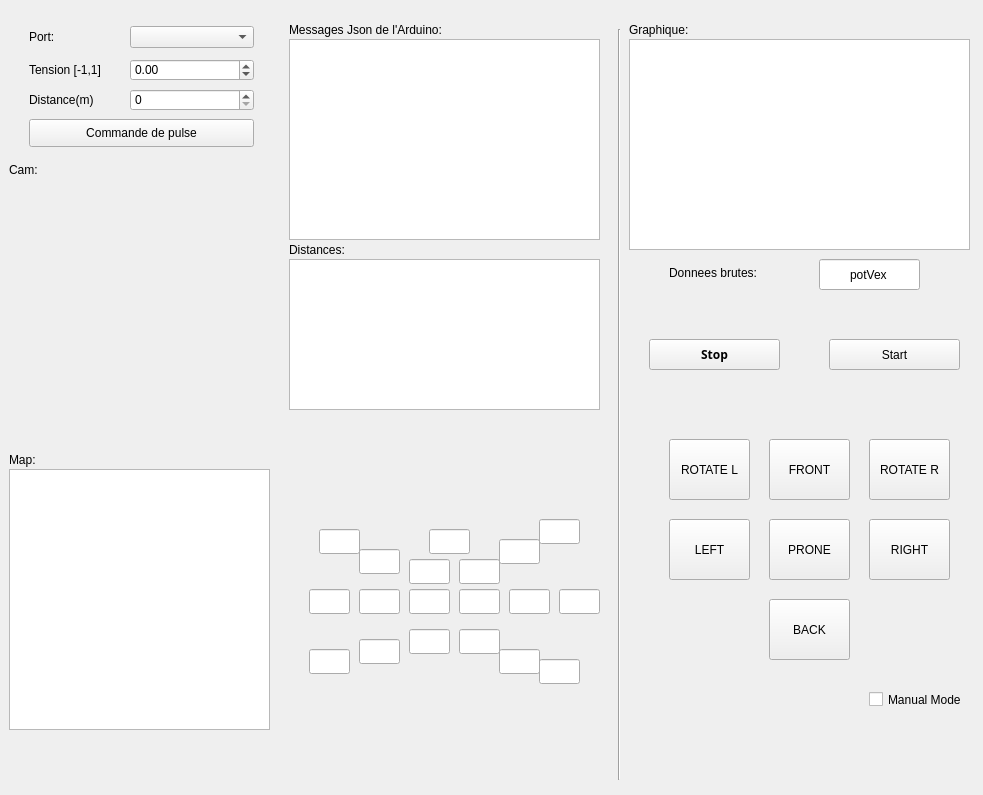
<?xml version="1.0" encoding="UTF-8"?>
<ui version="4.0">
 <class>MainWindow</class>
 <widget class="QMainWindow" name="MainWindow">
  <property name="geometry">
   <rect>
    <x>0</x>
    <y>0</y>
    <width>983</width>
    <height>795</height>
   </rect>
  </property>
  <property name="acceptDrops">
   <bool>false</bool>
  </property>
  <property name="windowTitle">
   <string>MANUS</string>
  </property>
  <widget class="QWidget" name="centralWidget">
   <layout class="QGridLayout" name="gridLayout">
    <property name="leftMargin">
     <number>9</number>
    </property>
    <property name="topMargin">
     <number>9</number>
    </property>
    <property name="bottomMargin">
     <number>9</number>
    </property>
    <item row="0" column="0">
     <widget class="QWidget" name="widget" native="true">
      <property name="font">
       <font>
        <pointsize>9</pointsize>
       </font>
      </property>
      <widget class="QLineEdit" name="JsonKey">
       <property name="geometry">
        <rect>
         <x>810</x>
         <y>250</y>
         <width>101</width>
         <height>31</height>
        </rect>
       </property>
       <property name="text">
        <string>potVex</string>
       </property>
       <property name="alignment">
        <set>Qt::AlignCenter</set>
       </property>
      </widget>
      <widget class="QLineEdit" name="Servo_4">
       <property name="geometry">
        <rect>
         <x>450</x>
         <y>550</y>
         <width>41</width>
         <height>25</height>
        </rect>
       </property>
      </widget>
      <widget class="QLabel" name="Distance_label">
       <property name="geometry">
        <rect>
         <x>20</x>
         <y>80</y>
         <width>94</width>
         <height>22</height>
        </rect>
       </property>
       <property name="text">
        <string>Distance(m)</string>
       </property>
      </widget>
      <widget class="QLabel" name="Map_label">
       <property name="geometry">
        <rect>
         <x>0</x>
         <y>440</y>
         <width>218</width>
         <height>22</height>
        </rect>
       </property>
       <property name="text">
        <string>Map:</string>
       </property>
       <property name="alignment">
        <set>Qt::AlignLeading|Qt::AlignLeft|Qt::AlignVCenter</set>
       </property>
      </widget>
      <widget class="QPushButton" name="BackButton">
       <property name="geometry">
        <rect>
         <x>760</x>
         <y>590</y>
         <width>81</width>
         <height>61</height>
        </rect>
       </property>
       <property name="text">
        <string>BACK</string>
       </property>
      </widget>
      <widget class="Line" name="line_3">
       <property name="geometry">
        <rect>
         <x>600</x>
         <y>20</y>
         <width>20</width>
         <height>751</height>
        </rect>
       </property>
       <property name="orientation">
        <enum>Qt::Vertical</enum>
       </property>
      </widget>
      <widget class="QLineEdit" name="Servo_11">
       <property name="geometry">
        <rect>
         <x>500</x>
         <y>580</y>
         <width>41</width>
         <height>25</height>
        </rect>
       </property>
      </widget>
      <widget class="QLineEdit" name="Servo_9">
       <property name="geometry">
        <rect>
         <x>400</x>
         <y>580</y>
         <width>41</width>
         <height>25</height>
        </rect>
       </property>
      </widget>
      <widget class="QLineEdit" name="Servo_3">
       <property name="geometry">
        <rect>
         <x>400</x>
         <y>550</y>
         <width>41</width>
         <height>25</height>
        </rect>
       </property>
      </widget>
      <widget class="QLineEdit" name="Servo_12">
       <property name="geometry">
        <rect>
         <x>550</x>
         <y>580</y>
         <width>41</width>
         <height>25</height>
        </rect>
       </property>
      </widget>
      <widget class="QComboBox" name="comboBoxPort">
       <property name="geometry">
        <rect>
         <x>121</x>
         <y>17</y>
         <width>124</width>
         <height>22</height>
        </rect>
       </property>
      </widget>
      <widget class="QLineEdit" name="Servo_8">
       <property name="geometry">
        <rect>
         <x>350</x>
         <y>580</y>
         <width>41</width>
         <height>25</height>
        </rect>
       </property>
      </widget>
      <widget class="QLineEdit" name="Servo_16">
       <property name="geometry">
        <rect>
         <x>450</x>
         <y>620</y>
         <width>41</width>
         <height>25</height>
        </rect>
       </property>
      </widget>
      <widget class="QPushButton" name="ProneButton">
       <property name="geometry">
        <rect>
         <x>760</x>
         <y>510</y>
         <width>81</width>
         <height>61</height>
        </rect>
       </property>
       <property name="sizePolicy">
        <sizepolicy hsizetype="Fixed" vsizetype="Fixed">
         <horstretch>0</horstretch>
         <verstretch>0</verstretch>
        </sizepolicy>
       </property>
       <property name="layoutDirection">
        <enum>Qt::LeftToRight</enum>
       </property>
       <property name="text">
        <string>PRONE</string>
       </property>
       <property name="iconSize">
        <size>
         <width>16</width>
         <height>16</height>
        </size>
       </property>
      </widget>
      <widget class="QGraphicsView" name="Map">
       <property name="enabled">
        <bool>true</bool>
       </property>
       <property name="geometry">
        <rect>
         <x>0</x>
         <y>460</y>
         <width>261</width>
         <height>261</height>
        </rect>
       </property>
      </widget>
      <widget class="QLineEdit" name="Servo_5">
       <property name="geometry">
        <rect>
         <x>490</x>
         <y>530</y>
         <width>41</width>
         <height>25</height>
        </rect>
       </property>
      </widget>
      <widget class="QPushButton" name="RightButton">
       <property name="geometry">
        <rect>
         <x>860</x>
         <y>510</y>
         <width>81</width>
         <height>61</height>
        </rect>
       </property>
       <property name="text">
        <string>RIGHT</string>
       </property>
      </widget>
      <widget class="QChartView" name="graph">
       <property name="geometry">
        <rect>
         <x>620</x>
         <y>30</y>
         <width>341</width>
         <height>211</height>
        </rect>
       </property>
      </widget>
      <widget class="QLineEdit" name="Servo_7">
       <property name="geometry">
        <rect>
         <x>300</x>
         <y>580</y>
         <width>41</width>
         <height>25</height>
        </rect>
       </property>
      </widget>
      <widget class="QLabel" name="Cam_label">
       <property name="geometry">
        <rect>
         <x>0</x>
         <y>150</y>
         <width>218</width>
         <height>22</height>
        </rect>
       </property>
       <property name="text">
        <string>Cam:</string>
       </property>
       <property name="alignment">
        <set>Qt::AlignLeading|Qt::AlignLeft|Qt::AlignVCenter</set>
       </property>
      </widget>
      <widget class="QPushButton" name="StartButton">
       <property name="geometry">
        <rect>
         <x>820</x>
         <y>330</y>
         <width>131</width>
         <height>31</height>
        </rect>
       </property>
       <property name="sizePolicy">
        <sizepolicy hsizetype="Fixed" vsizetype="Fixed">
         <horstretch>0</horstretch>
         <verstretch>0</verstretch>
        </sizepolicy>
       </property>
       <property name="font">
        <font>
         <pointsize>9</pointsize>
         <kerning>true</kerning>
        </font>
       </property>
       <property name="layoutDirection">
        <enum>Qt::LeftToRight</enum>
       </property>
       <property name="text">
        <string>Start</string>
       </property>
       <property name="iconSize">
        <size>
         <width>16</width>
         <height>16</height>
        </size>
       </property>
      </widget>
      <widget class="QLineEdit" name="Servo_2">
       <property name="geometry">
        <rect>
         <x>350</x>
         <y>540</y>
         <width>41</width>
         <height>25</height>
        </rect>
       </property>
      </widget>
      <widget class="QLineEdit" name="Servo_17">
       <property name="geometry">
        <rect>
         <x>490</x>
         <y>640</y>
         <width>41</width>
         <height>25</height>
        </rect>
       </property>
      </widget>
      <widget class="QLabel" name="Port_label">
       <property name="geometry">
        <rect>
         <x>20</x>
         <y>17</y>
         <width>94</width>
         <height>22</height>
        </rect>
       </property>
       <property name="text">
        <string>Port:</string>
       </property>
      </widget>
      <widget class="QPushButton" name="LeftButton">
       <property name="geometry">
        <rect>
         <x>660</x>
         <y>510</y>
         <width>81</width>
         <height>61</height>
        </rect>
       </property>
       <property name="text">
        <string>LEFT</string>
       </property>
      </widget>
      <widget class="QLineEdit" name="Servo_14">
       <property name="geometry">
        <rect>
         <x>350</x>
         <y>630</y>
         <width>41</width>
         <height>25</height>
        </rect>
       </property>
      </widget>
      <widget class="QPushButton" name="pulseButton">
       <property name="geometry">
        <rect>
         <x>20</x>
         <y>110</y>
         <width>225</width>
         <height>28</height>
        </rect>
       </property>
       <property name="text">
        <string>Commande de pulse</string>
       </property>
      </widget>
      <widget class="QLineEdit" name="Servo_19">
       <property name="geometry">
        <rect>
         <x>420</x>
         <y>520</y>
         <width>41</width>
         <height>25</height>
        </rect>
       </property>
      </widget>
      <widget class="QLabel" name="Donnees_label">
       <property name="geometry">
        <rect>
         <x>660</x>
         <y>250</y>
         <width>121</width>
         <height>28</height>
        </rect>
       </property>
       <property name="text">
        <string>Donnees brutes:</string>
       </property>
      </widget>
      <widget class="QLineEdit" name="Servo_18">
       <property name="geometry">
        <rect>
         <x>530</x>
         <y>650</y>
         <width>41</width>
         <height>25</height>
        </rect>
       </property>
      </widget>
      <widget class="QPushButton" name="Stop">
       <property name="geometry">
        <rect>
         <x>640</x>
         <y>330</y>
         <width>131</width>
         <height>31</height>
        </rect>
       </property>
       <property name="sizePolicy">
        <sizepolicy hsizetype="Minimum" vsizetype="Minimum">
         <horstretch>0</horstretch>
         <verstretch>0</verstretch>
        </sizepolicy>
       </property>
       <property name="maximumSize">
        <size>
         <width>200</width>
         <height>16777215</height>
        </size>
       </property>
       <property name="font">
        <font>
         <family>Sans Serif</family>
         <pointsize>9</pointsize>
         <weight>75</weight>
         <bold>true</bold>
         <underline>false</underline>
         <strikeout>false</strikeout>
        </font>
       </property>
       <property name="text">
        <string>Stop</string>
       </property>
      </widget>
      <widget class="QLabel" name="PWR_label">
       <property name="geometry">
        <rect>
         <x>20</x>
         <y>50</y>
         <width>94</width>
         <height>22</height>
        </rect>
       </property>
       <property name="text">
        <string>Tension [-1,1]</string>
       </property>
      </widget>
      <widget class="QLineEdit" name="Servo_15">
       <property name="geometry">
        <rect>
         <x>400</x>
         <y>620</y>
         <width>41</width>
         <height>25</height>
        </rect>
       </property>
      </widget>
      <widget class="QLineEdit" name="Servo_10">
       <property name="geometry">
        <rect>
         <x>450</x>
         <y>580</y>
         <width>41</width>
         <height>25</height>
        </rect>
       </property>
      </widget>
      <widget class="QLineEdit" name="Servo_6">
       <property name="geometry">
        <rect>
         <x>530</x>
         <y>510</y>
         <width>41</width>
         <height>25</height>
        </rect>
       </property>
      </widget>
      <widget class="QSpinBox" name="DistanceBox">
       <property name="geometry">
        <rect>
         <x>121</x>
         <y>80</y>
         <width>124</width>
         <height>22</height>
        </rect>
       </property>
       <property name="keyboardTracking">
        <bool>false</bool>
       </property>
       <property name="minimum">
        <number>0</number>
       </property>
       <property name="maximum">
        <number>5000</number>
       </property>
       <property name="singleStep">
        <number>25</number>
       </property>
      </widget>
      <widget class="QLabel" name="Cam">
       <property name="geometry">
        <rect>
         <x>10</x>
         <y>170</y>
         <width>261</width>
         <height>261</height>
        </rect>
       </property>
       <property name="autoFillBackground">
        <bool>true</bool>
       </property>
       <property name="frameShadow">
        <enum>QFrame::Plain</enum>
       </property>
       <property name="text">
        <string/>
       </property>
      </widget>
      <widget class="QLabel" name="Json_label">
       <property name="geometry">
        <rect>
         <x>280</x>
         <y>10</y>
         <width>218</width>
         <height>22</height>
        </rect>
       </property>
       <property name="text">
        <string>Messages Json de l'Arduino:</string>
       </property>
       <property name="alignment">
        <set>Qt::AlignLeading|Qt::AlignLeft|Qt::AlignVCenter</set>
       </property>
      </widget>
      <widget class="QDoubleSpinBox" name="PWMBox">
       <property name="geometry">
        <rect>
         <x>121</x>
         <y>50</y>
         <width>124</width>
         <height>22</height>
        </rect>
       </property>
       <property name="minimum">
        <double>-1.000000000000000</double>
       </property>
       <property name="maximum">
        <double>1.000000000000000</double>
       </property>
       <property name="singleStep">
        <double>0.100000000000000</double>
       </property>
      </widget>
      <widget class="QPushButton" name="FrontButton">
       <property name="geometry">
        <rect>
         <x>760</x>
         <y>430</y>
         <width>81</width>
         <height>61</height>
        </rect>
       </property>
       <property name="text">
        <string>FRONT</string>
       </property>
      </widget>
      <widget class="QLabel" name="Graph_label">
       <property name="geometry">
        <rect>
         <x>620</x>
         <y>10</y>
         <width>218</width>
         <height>22</height>
        </rect>
       </property>
       <property name="text">
        <string>Graphique:</string>
       </property>
       <property name="alignment">
        <set>Qt::AlignLeading|Qt::AlignLeft|Qt::AlignVCenter</set>
       </property>
      </widget>
      <widget class="QLineEdit" name="Servo_13">
       <property name="geometry">
        <rect>
         <x>300</x>
         <y>640</y>
         <width>41</width>
         <height>25</height>
        </rect>
       </property>
      </widget>
      <widget class="QLineEdit" name="Servo_1">
       <property name="geometry">
        <rect>
         <x>310</x>
         <y>520</y>
         <width>41</width>
         <height>25</height>
        </rect>
       </property>
      </widget>
      <widget class="QPlainTextEdit" name="plainTextEdit">
       <property name="geometry">
        <rect>
         <x>280</x>
         <y>250</y>
         <width>311</width>
         <height>151</height>
        </rect>
       </property>
      </widget>
      <widget class="QTextBrowser" name="Json_Browser">
       <property name="geometry">
        <rect>
         <x>280</x>
         <y>30</y>
         <width>311</width>
         <height>201</height>
        </rect>
       </property>
       <property name="font">
        <font>
         <pointsize>9</pointsize>
        </font>
       </property>
      </widget>
      <widget class="QLabel" name="Hexapod_Pic">
       <property name="geometry">
        <rect>
         <x>290</x>
         <y>410</y>
         <width>321</width>
         <height>361</height>
        </rect>
       </property>
       <property name="font">
        <font>
         <pointsize>9</pointsize>
        </font>
       </property>
       <property name="text">
        <string/>
       </property>
       <property name="pixmap">
        <pixmap>../../../../.designer/.designer/backup/hexapod.jpg</pixmap>
       </property>
       <property name="scaledContents">
        <bool>true</bool>
       </property>
      </widget>
      <widget class="QLabel" name="Distances_label">
       <property name="geometry">
        <rect>
         <x>280</x>
         <y>230</y>
         <width>218</width>
         <height>22</height>
        </rect>
       </property>
       <property name="text">
        <string>Distances:</string>
       </property>
       <property name="alignment">
        <set>Qt::AlignLeading|Qt::AlignLeft|Qt::AlignVCenter</set>
       </property>
      </widget>
      <widget class="QPushButton" name="RotateLeftButton">
       <property name="geometry">
        <rect>
         <x>660</x>
         <y>430</y>
         <width>81</width>
         <height>61</height>
        </rect>
       </property>
       <property name="text">
        <string>ROTATE L</string>
       </property>
      </widget>
      <widget class="QPushButton" name="RotateRightButton">
       <property name="geometry">
        <rect>
         <x>860</x>
         <y>430</y>
         <width>81</width>
         <height>61</height>
        </rect>
       </property>
       <property name="text">
        <string>ROTATE R</string>
       </property>
      </widget>
      <widget class="QCheckBox" name="Manual_mode">
       <property name="geometry">
        <rect>
         <x>860</x>
         <y>670</y>
         <width>101</width>
         <height>41</height>
        </rect>
       </property>
       <property name="text">
        <string>Manual Mode</string>
       </property>
      </widget>
      <zorder>Hexapod_Pic</zorder>
      <zorder>JsonKey</zorder>
      <zorder>Servo_4</zorder>
      <zorder>Distance_label</zorder>
      <zorder>Map_label</zorder>
      <zorder>BackButton</zorder>
      <zorder>line_3</zorder>
      <zorder>Servo_11</zorder>
      <zorder>Servo_9</zorder>
      <zorder>Servo_3</zorder>
      <zorder>Servo_12</zorder>
      <zorder>comboBoxPort</zorder>
      <zorder>Servo_8</zorder>
      <zorder>Servo_16</zorder>
      <zorder>ProneButton</zorder>
      <zorder>Map</zorder>
      <zorder>Servo_5</zorder>
      <zorder>RightButton</zorder>
      <zorder>graph</zorder>
      <zorder>Servo_7</zorder>
      <zorder>Cam_label</zorder>
      <zorder>StartButton</zorder>
      <zorder>Servo_2</zorder>
      <zorder>Servo_17</zorder>
      <zorder>Port_label</zorder>
      <zorder>LeftButton</zorder>
      <zorder>Servo_14</zorder>
      <zorder>pulseButton</zorder>
      <zorder>Servo_19</zorder>
      <zorder>Donnees_label</zorder>
      <zorder>Servo_18</zorder>
      <zorder>Stop</zorder>
      <zorder>PWR_label</zorder>
      <zorder>Servo_15</zorder>
      <zorder>Servo_10</zorder>
      <zorder>Servo_6</zorder>
      <zorder>DistanceBox</zorder>
      <zorder>Cam</zorder>
      <zorder>Json_label</zorder>
      <zorder>PWMBox</zorder>
      <zorder>FrontButton</zorder>
      <zorder>Graph_label</zorder>
      <zorder>Servo_13</zorder>
      <zorder>Servo_1</zorder>
      <zorder>plainTextEdit</zorder>
      <zorder>Json_Browser</zorder>
      <zorder>Distances_label</zorder>
      <zorder>RotateLeftButton</zorder>
      <zorder>RotateRightButton</zorder>
      <zorder>Manual_mode</zorder>
     </widget>
    </item>
   </layout>
  </widget>
 </widget>
 <layoutdefault spacing="6" margin="11"/>
 <customwidgets>
  <customwidget>
   <class>QChartView</class>
   <extends>QGraphicsView</extends>
   <header location="global">QtCharts</header>
  </customwidget>
 </customwidgets>
 <resources/>
 <connections/>
</ui>
